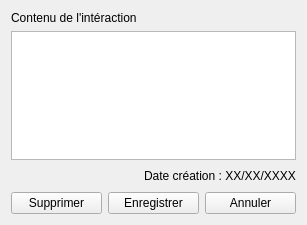
<?xml version="1.0" encoding="UTF-8"?>
<ui version="4.0">
 <class>InteractionEditWindow</class>
 <widget class="QWidget" name="InteractionEditWindow">
  <property name="geometry">
   <rect>
    <x>0</x>
    <y>0</y>
    <width>307</width>
    <height>225</height>
   </rect>
  </property>
  <property name="windowTitle">
   <string>Form</string>
  </property>
  <layout class="QVBoxLayout" name="verticalLayout_2">
   <item>
    <layout class="QVBoxLayout" name="verticalLayout">
     <item>
      <widget class="QLabel" name="label">
       <property name="text">
        <string>Contenu de l'intéraction</string>
       </property>
      </widget>
     </item>
     <item>
      <widget class="QTextEdit" name="textEdit"/>
     </item>
     <item>
      <layout class="QHBoxLayout" name="horizontalLayout">
       <item>
        <spacer name="horizontalSpacer">
         <property name="orientation">
          <enum>Qt::Horizontal</enum>
         </property>
         <property name="sizeHint" stdset="0">
          <size>
           <width>40</width>
           <height>20</height>
          </size>
         </property>
        </spacer>
       </item>
       <item>
        <widget class="QLabel" name="labelDateCreation">
         <property name="text">
          <string>Date création : XX/XX/XXXX</string>
         </property>
        </widget>
       </item>
      </layout>
     </item>
     <item>
      <layout class="QHBoxLayout" name="horizontalLayout_2">
       <item>
        <widget class="QPushButton" name="pushButton_3">
         <property name="text">
          <string>Supprimer</string>
         </property>
        </widget>
       </item>
       <item>
        <widget class="QPushButton" name="buttonEnregistrer">
         <property name="text">
          <string>Enregistrer</string>
         </property>
        </widget>
       </item>
       <item>
        <widget class="QPushButton" name="buttonAnnuler">
         <property name="text">
          <string>Annuler</string>
         </property>
        </widget>
       </item>
      </layout>
     </item>
    </layout>
   </item>
  </layout>
 </widget>
 <resources/>
 <connections>
  <connection>
   <sender>buttonAnnuler</sender>
   <signal>clicked()</signal>
   <receiver>InteractionEditWindow</receiver>
   <slot>close()</slot>
   <hints>
    <hint type="sourcelabel">
     <x>256</x>
     <y>202</y>
    </hint>
    <hint type="destinationlabel">
     <x>812</x>
     <y>245</y>
    </hint>
   </hints>
  </connection>
 </connections>
</ui>
